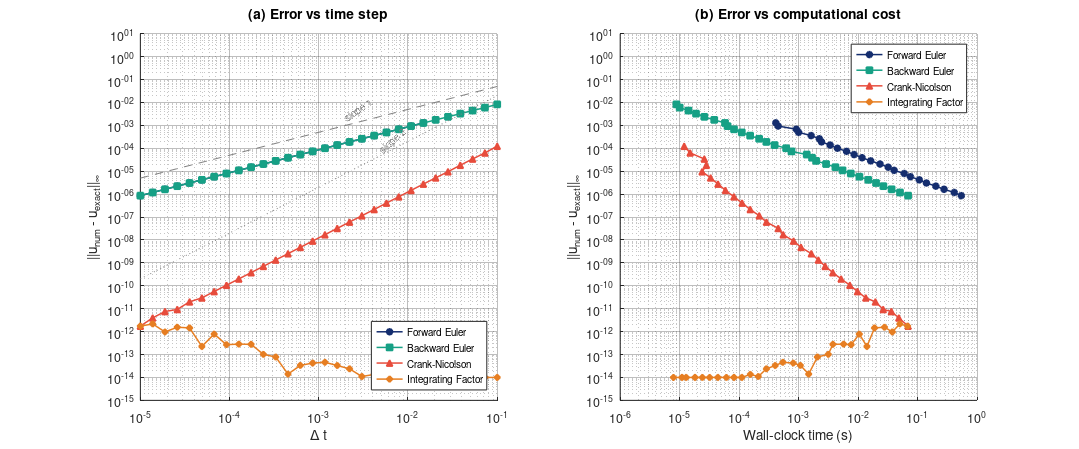

The MATLAB source for this figure:
% fair_comparison.m
% Chapter 17: Stability of Spectral Methods
%
% Computational Etude 17.6: Fair Comparison of Time-Stepping Methods.
%
% Two-panel figure comparing Forward Euler, Backward Euler, Crank-Nicolson,
% and Integrating Factor (exact exponential) on the 1D Fourier heat equation
% u_t = nu * u_xx on [0, 2*pi) with nu = 0.1.
%
%   (a) Error vs dt (log-log).
%   (b) Error vs wall-clock time (log-log).
%
% Author: Dr. Denys Dutykh
% Part of "Computational Etudes: A Spectral Approach"

clear; clc; close all;

NAVY  = [20, 45, 110]/255;
TEAL  = [22, 160, 133]/255;
CORAL = [231, 76, 60]/255;
AMBER = [230, 126, 34]/255;

N  = 64;
nu = 0.1;
T  = 1.0;

%% Exact solution in Fourier space
x = linspace(0, 2*pi, N+1); x(end) = [];
u0 = sin(x) + 0.5*cos(3*x);
u0_hat = fft(u0);
k = [0:N/2-1, -N/2:-1];
decay = exp(-nu * k.^2 * T);
u_exact = real(ifft(u0_hat .* decay));

% CFL for forward Euler: dt <= 2 / (nu * (N/2)^2)
dt_cfl = 2.0 / (nu * (N/2)^2);
fprintf('Forward Euler CFL limit: dt <= %.6e\n', dt_cfl);

%% Time step values
dt_values_all = logspace(-5, -1, 30);
dt_values_fe  = dt_values_all(dt_values_all < 0.9 * dt_cfl);

%% Run all four methods
methods = {'Forward Euler', 'Backward Euler', 'Crank-Nicolson', 'Integrating Factor'};
colors  = {NAVY, TEAL, CORAL, AMBER};
markers = {'o', 's', '^', 'd'};

results = struct();

for m = 1:4
    if m == 1
        dt_vals = dt_values_fe;
    else
        dt_vals = dt_values_all;
    end

    errs  = [];
    times = [];
    dts   = [];

    for di = 1:length(dt_vals)
        dt = dt_vals(di);
        n_steps = round(T / dt);
        dt_actual = T / n_steps;
        lam = -nu * k.^2;

        u_hat = fft(u0);
        blowup = false;

        switch m
            case 1  % Forward Euler
                tic;
                for step = 1:n_steps
                    u_hat = u_hat + dt_actual * lam .* u_hat;
                    if max(abs(u_hat)) > 1e10
                        blowup = true; break;
                    end
                end
                elapsed = toc;

            case 2  % Backward Euler
                factor = 1.0 ./ (1.0 - dt_actual * lam);
                tic;
                for step = 1:n_steps
                    u_hat = u_hat .* factor;
                end
                elapsed = toc;

            case 3  % Crank-Nicolson
                factor = (1.0 + 0.5*dt_actual*lam) ./ (1.0 - 0.5*dt_actual*lam);
                tic;
                for step = 1:n_steps
                    u_hat = u_hat .* factor;
                end
                elapsed = toc;

            case 4  % Integrating Factor (exact exponential)
                factor = exp(lam * dt_actual);
                tic;
                for step = 1:n_steps
                    u_hat = u_hat .* factor;
                end
                elapsed = toc;
        end

        if blowup, continue; end

        u_num = real(ifft(u_hat));
        err = max(abs(u_num - u_exact));
        if err < 1e-14, err = 1e-14; end

        errs  = [errs, err];     %#ok<AGROW>
        times = [times, elapsed]; %#ok<AGROW>
        dts   = [dts, dt];       %#ok<AGROW>
    end

    results(m).name   = methods{m};
    results(m).errs   = errs;
    results(m).times  = times;
    results(m).dts    = dts;
    results(m).color  = colors{m};
    results(m).marker = markers{m};
end

%% Plot
figure('Position', [100, 100, 1200, 500]);

% Panel (a): Error vs dt
subplot(1, 2, 1);
hold on;
for m = 1:4
    if ~isempty(results(m).dts)
        loglog(results(m).dts, results(m).errs, ...
               ['-', results(m).marker], 'Color', results(m).color, ...
               'MarkerSize', 5, 'LineWidth', 1.2, ...
               'MarkerFaceColor', results(m).color, ...
               'DisplayName', results(m).name);
    end
end

% Reference slopes
dt_ref = logspace(-5, -1, 50);
loglog(dt_ref, 0.5*dt_ref, '--', 'Color', [0.5 0.5 0.5], ...
       'LineWidth', 0.8, 'HandleVisibility', 'off');
text(2e-3, 2e-3, 'slope 1', 'FontSize', 8, 'Color', [0.5 0.5 0.5], ...
     'Rotation', 35);
loglog(dt_ref, 2*dt_ref.^2, ':', 'Color', [0.5 0.5 0.5], ...
       'LineWidth', 0.8, 'HandleVisibility', 'off');
text(5e-3, 8e-5, 'slope 2', 'FontSize', 8, 'Color', [0.5 0.5 0.5], ...
     'Rotation', 42);
hold off;

xlabel('\Delta t');
ylabel('||u_{num} - u_{exact}||_\infty');
title('(a) Error vs time step');
legend('Location', 'southeast', 'FontSize', 8);
ylim([1e-15, 1e1]);
grid on; set(gca, 'GridAlpha', 0.3);

% Panel (b): Error vs wall-clock time
subplot(1, 2, 2);
hold on;
for m = 1:4
    if ~isempty(results(m).times)
        loglog(results(m).times, results(m).errs, ...
               ['-', results(m).marker], 'Color', results(m).color, ...
               'MarkerSize', 5, 'LineWidth', 1.2, ...
               'MarkerFaceColor', results(m).color, ...
               'DisplayName', results(m).name);
    end
end
hold off;

xlabel('Wall-clock time (s)');
ylabel('||u_{num} - u_{exact}||_\infty');
title('(b) Error vs computational cost');
legend('Location', 'northeast', 'FontSize', 8);
ylim([1e-15, 1e1]);
grid on; set(gca, 'GridAlpha', 0.3);

set(gcf, 'PaperPositionMode', 'auto');
print('-dpdf', 'fair_comparison.pdf');
fprintf('\nFigure saved to fair_comparison.pdf\n');
